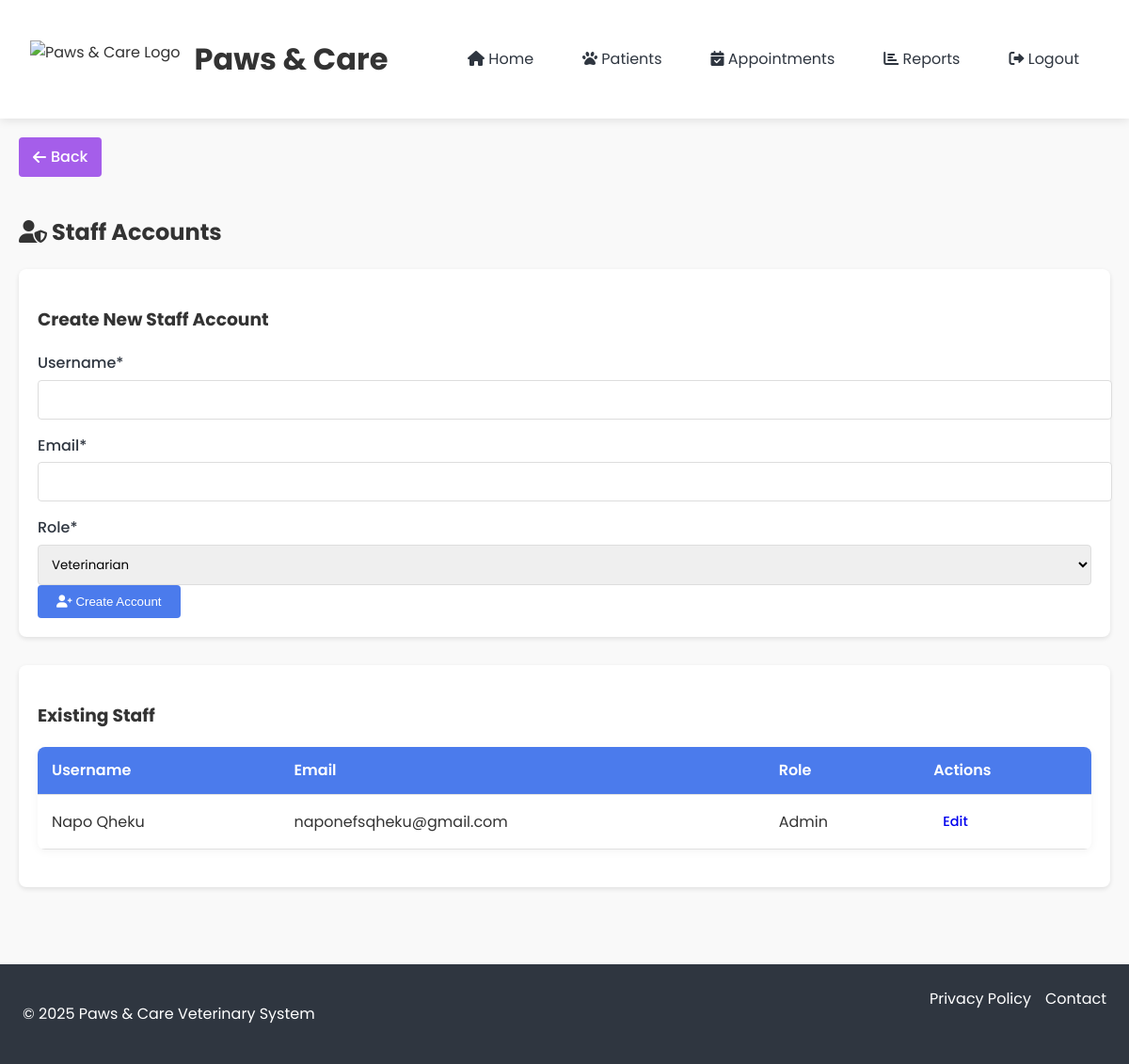
The page /admin/manage_staff.php (signed in) on the database its author committed.
### tables this page shows
CREATE TABLE `Users` (
  `user_id` int NOT NULL AUTO_INCREMENT,
  `username` varchar(50) NOT NULL,
  `password` varchar(255) NOT NULL,
  `email` varchar(100) NOT NULL,
  `role` enum('admin','vet','staff','client') NOT NULL,
  `owner_id` int DEFAULT NULL,
  `created_at` timestamp NULL DEFAULT CURRENT_TIMESTAMP,
  PRIMARY KEY (`user_id`),
  UNIQUE KEY `username` (`username`),
  UNIQUE KEY `email` (`email`),
  KEY `owner_id` (`owner_id`),
  CONSTRAINT `Users_ibfk_1` FOREIGN KEY (`owner_id`) REFERENCES `Owners` (`Owner_ID`) ON DELETE CASCADE
);

### admin/manage_staff.php (the view, shortened to what this page needs)
<?php
require_once '../includes/auth_check.php';
require_once '../includes/header.php';
$staff = $pdo->query("
    SELECT user_id, username, email, role
    FROM Users
    WHERE role IN ('admin', 'vet', 'staff')
")->fetchAll();
?>
<div class="admin-container">
    <h2><i class="fas fa-user-shield"></i> Staff Accounts</h2>
    <div class="card">
        <h3>Create New Staff Account</h3>
        <form method="POST">
            <label>Username*</label>
            <input type="text" name="username" required>
            <label>Email*</label>
            <input type="email" name="email" required>
            <label>Role*</label>
            <select name="role" required>
                <option value="vet">Veterinarian</option>
            </select>
            <button type="submit" class="btn btn-primary">
                <i class="fas fa-user-plus"></i> Create Account
            </button>
        </form>
    </div>
    <div class="card">
        <h3>Existing Staff</h3>
        <table class="staff-table">
            <thead>
                <tr>
                    <th>Username</th>
                    <th>Email</th>
                    <th>Role</th>
                    <th>Actions</th>
                </tr>
            </thead>
            <tbody>
                <?php foreach ($staff as $user): ?>
                <tr>
                    <td><?= htmlspecialchars($user['username']) ?></td>
                    <td><?= htmlspecialchars($user['email']) ?></td>
                    <td><?= ucfirst($user['role']) ?></td>
                    <td>
                        <a href="edit_staff.php?id=<?= $user['user_id'] ?>"
                           class="btn btn-edit btn-small">
                           Edit
                        </a>
                    </td>
                </tr>
                <?php endforeach; ?>
            </tbody>
        </table>
    </div>
</div>
<?php require_once '../includes/footer.php'; ?>

### assets/css/style.css (style rules this page uses)
:root { --primary: #4b7bec; --secondary: #a55eea; --light: #f5f6fa; --dark: #2f3640; --success: #20bf6b; --warning: #fa8231; --danger: #eb3b5a; }
body { font-family: 'Poppins', sans-serif; margin: 0; padding: 0; background-color: #f9f9f9; color: #333; line-height: 1.6; }
table { width: 100%; border-collapse: collapse; margin: 20px 0; box-shadow: 0 2px 10px rgba(0,0,0,0.05); background: white; border-radius: 8px; overflow: hidden; }
th, td { padding: 12px 15px; text-align: left; border-bottom: 1px solid #e0e0e0; }
th { background-color: var(--primary); color: white; font-weight: 600; }
label { display: block; margin: 15px 0 5px; font-weight: 500; color: var(--dark); }
input[type="text"], input[type="number"], input[type="date"], input[type="time"], input[type="email"], select, textarea { width: 100%; padding: 10px; border: 1px solid #ddd; border-radius: 4px; font-family: 'Poppins', sans-serif; transition: border 0.3s; }
.btn { display: inline-block; padding: 10px 20px; border-radius: 4px; text-decoration: none; font-weight: 500; cursor: pointer; transition: all 0.3s; border: none; }
.btn-primary { background: var(--primary); color: white; }
.btn-small { padding: 5px 10px; font-size: 0.9rem; }
.staff-table { width: 100%; margin-top: 15px; }
.staff-table th { background: var(--primary); color: white; }
.admin-container .card { background: white; padding: 20px; border-radius: 8px; box-shadow: 0 2px 5px rgba(0,0,0,0.1); margin-bottom: 30px; }

### rows shown on the page
users: username "Napo Qheku", email "naponefsqheku@gmail.com", role "Admin"
